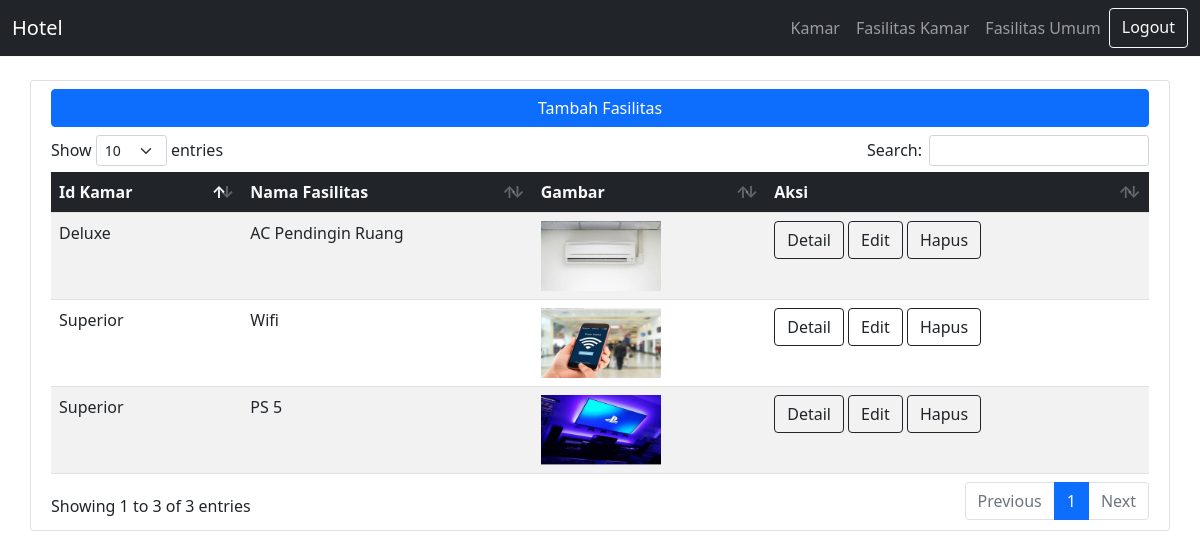
The app's page /admin/fasilitas_kamar.php with its own data.
### tables this page shows
CREATE TABLE `fasilitas_kamar` (
  `id` int(11) NOT NULL,
  `id_kamar` int(11) NOT NULL,
  `fasilitas` varchar(100) NOT NULL,
  `gambar` varchar(100) NOT NULL
);

CREATE TABLE `kamar` (
  `id_kamar` int(11) NOT NULL,
  `nama_kamar` varchar(50) NOT NULL,
  `total_kamar` int(5) NOT NULL
);

### admin/fasilitas_kamar.php (the view, shortened to what this page needs)
<?php
$conn = mysqli_connect("localhost", "root", "", "hotel-hebat");
?>
<!DOCTYPE html>
<html lang="en">
<head>
  <link rel="stylesheet" href="../vendor/bootstrap.min.css">
  <link rel="stylesheet" href="../vendor/dataTables.bootstrap5.min.css">
</head>
<body style="margin-top: 80px;">
  <?php
  include './navbar.php'
  ?>
  <div class="card container">
    <div class="table-responsive p-2">
      <a href="tambah_fasilitas_kamar.php" class="btn btn-primary mb-2 d-block">Tambah Fasilitas</a>
      <table id="fasilitas_kamar" class="table table-striped" style="width:100%">
        <thead class="bg-dark text-light">
          <tr>
            <th>Id Kamar</th>
            <th>Nama Fasilitas</th>
            <th>Gambar</th>
            <th>Aksi</th>
          </tr>
        </thead>
        <tbody>
          <?php
          $resultKamar = mysqli_query($conn, "SELECT * FROM fasilitas_kamar,kamar where fasilitas_kamar.id_kamar=kamar.id_kamar");
          ?>
          <?php while ($rowKamar = mysqli_fetch_assoc($resultKamar)) : ?>
            <tr>
                <td><?= $rowKamar['nama_kamar']; ?></td>
                <td><?= $rowKamar['fasilitas']; ?></td>
                <td>
                  <img src="../vendor/img/fasilitas_kamar/<?= $rowKamar['gambar']; ?>" alt="gambar" style="width: 120px; height: 70px;">
                </td>
                <td>
                <a href="detail_fasilitas_kamar.php?id=<?= $rowKamar['id']; ?>" class="btn btn-outline-dark">Detail</a>
                <a href="edit_fasilitas_kamar.php?id_fasilitas_kamar=<?= $rowKamar['id']; ?>" class="btn btn-outline-dark">Edit</a>
                <a href="hapus_fasilitas_kamar.php?id_fasilitas_kamar=<?= $rowKamar['id']; ?>" class="btn btn-outline-dark">Hapus</a>
                </td>
            </tr>
          <?php endwhile; ?>
        </tbody>
      </table>
    </div>
  </div>
</body>
</html>

### records on screen
fasilitas_kamar: id_kamar.nama_kamar "Deluxe", fasilitas "AC Pendingin Ruang", gambar (picture)
fasilitas_kamar: id_kamar.nama_kamar "Superior", fasilitas "Wifi", gambar (picture)
fasilitas_kamar: id_kamar.nama_kamar "Superior", fasilitas "PS 5", gambar (picture)
